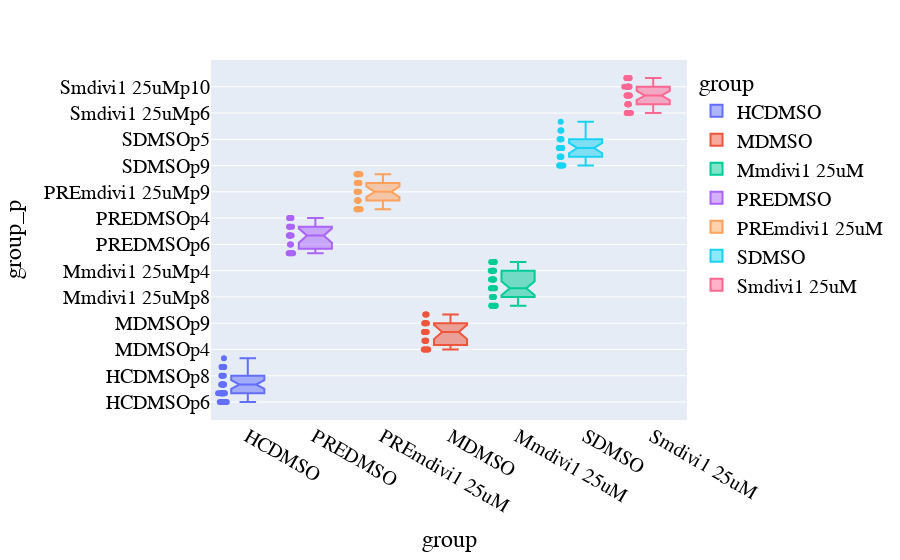
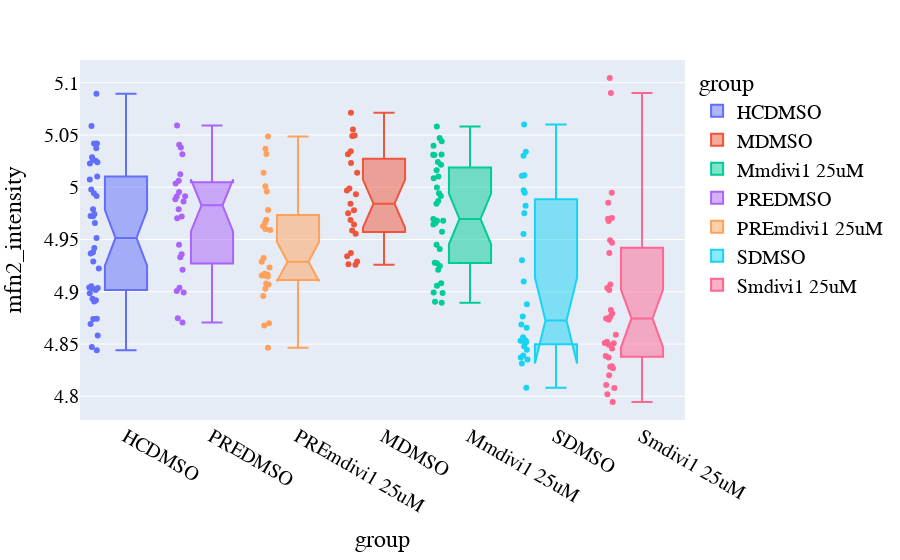
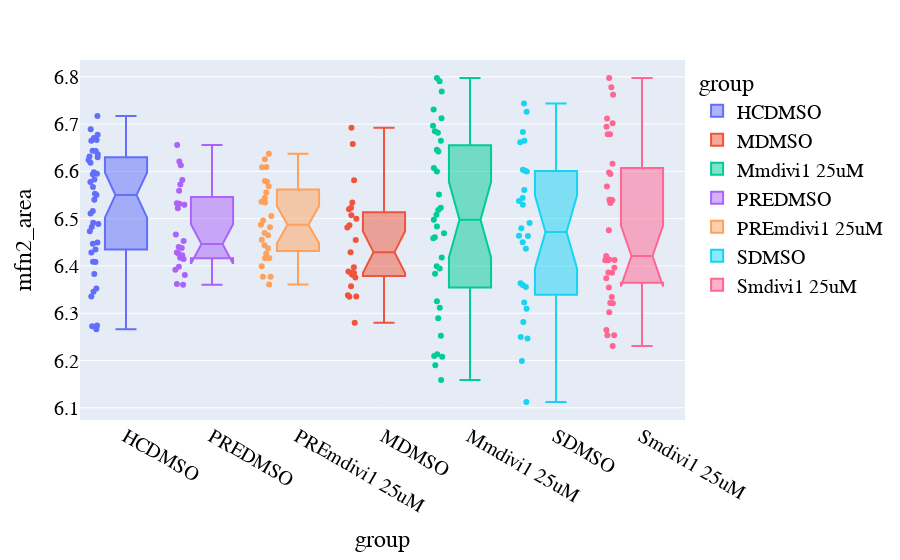

The notebook cell these images were saved under, in order:
### Code cell
### box plots all feat
for col in df_stats.columns[3:]:
    
    fig = px.box(df_stats, x = "group", y = col, hover_data=["group_with_p"],
                 points="all", color="group",
            notched=True)
    fig.update_xaxes(categoryorder='array', categoryarray= ['HCDMSO', 'PREDMSO', 'PREmdivi1 25uM',
                                                            'MDMSO', 'Mmdivi1 25uM', 
                                                           'SDMSO', 'Smdivi1 25uM'])
    fig.update_traces(quartilemethod="inclusive") # or "inclusive", or "linear" by default
    fig.update_layout(
    font_family="Arial",
    font_color="Black",
    font_size=20,
    font=dict(
        family="Arial",
        size=20,
        color="Black"
    )
)

    fig.write_image(path + '//' + f"{col}box_plot_image.pdf", engine="kaleido")
    fig.show()
